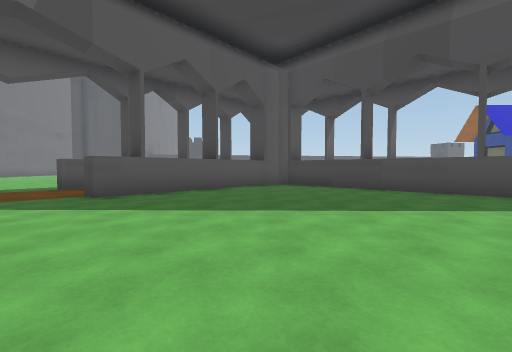
View 1 (above)

24 first-person views from a walk through a Unity game level. The camera is 1.2 m above the floor, tilts 2° down and sees 90° across. The floor is counted in squares, 2 m on a side. Each view is taken from the middle of a square. On the plan, view 1 faces up. The plan holds only what a view shows up to about 9 squares ahead; the rest is blank. The place goes on beyond the plan. The player character is not drawn.

View 2
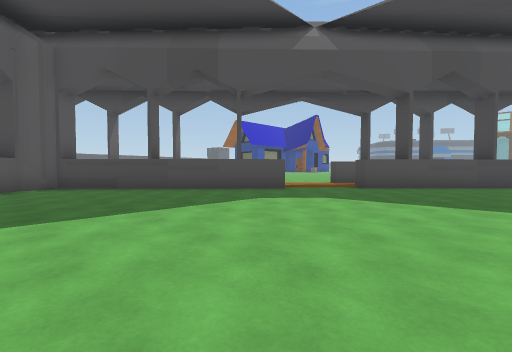

View 3
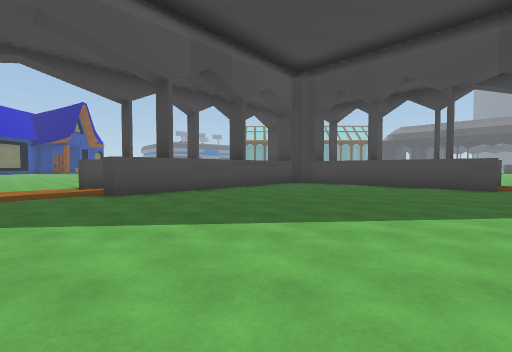

View 4
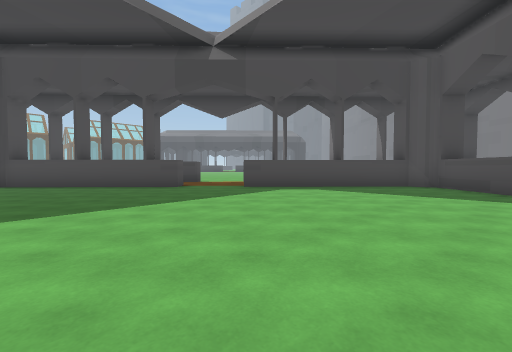

View 5
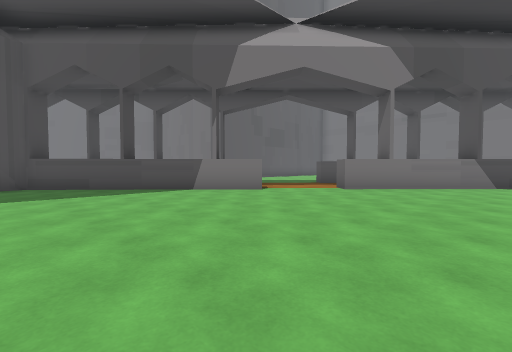

View 6
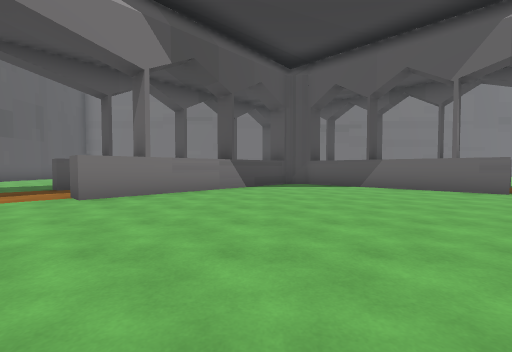

View 7
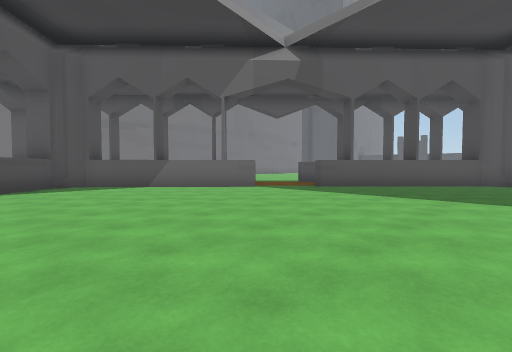

View 8
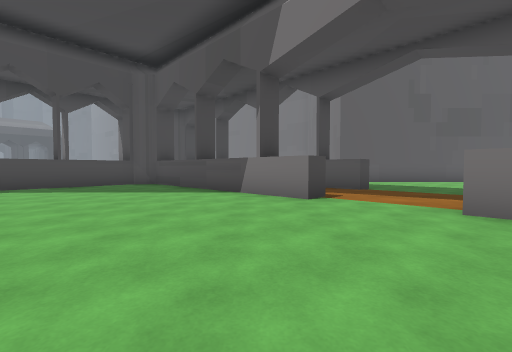

View 9
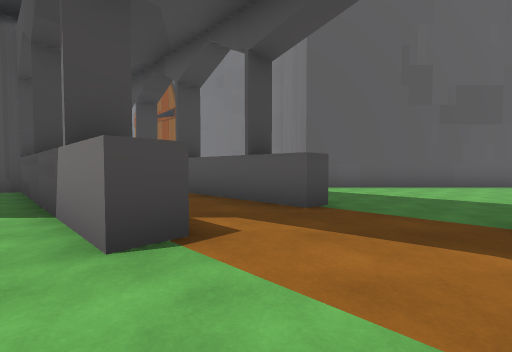

View 10
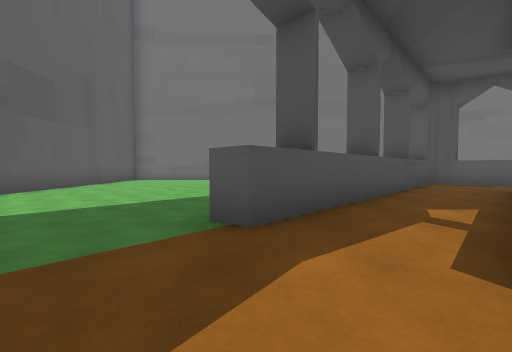

View 11
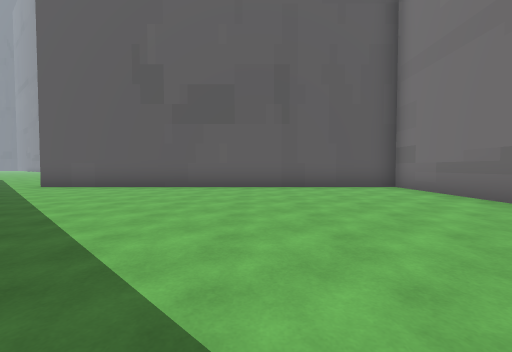

View 12
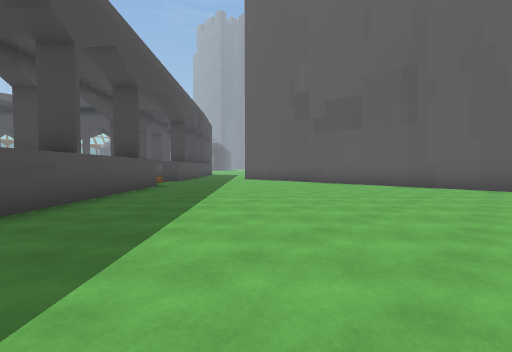

View 13
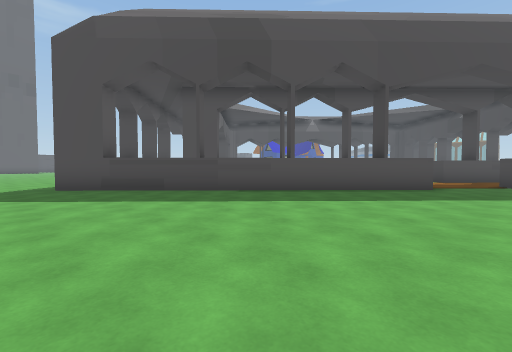

View 14
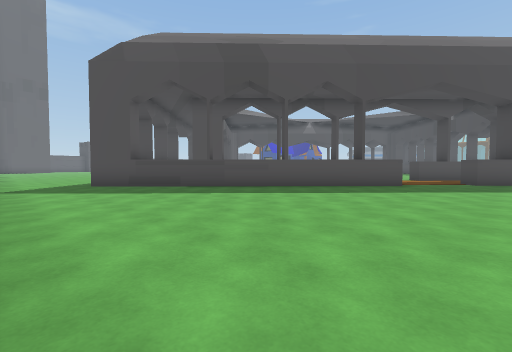

View 15
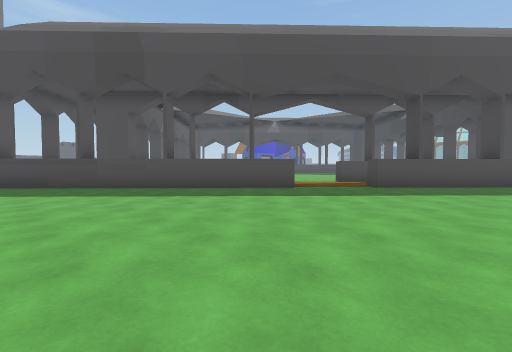

View 16
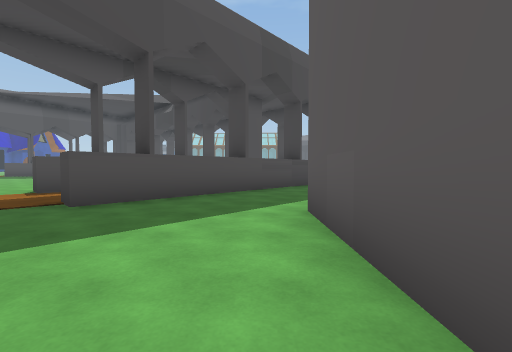

View 17
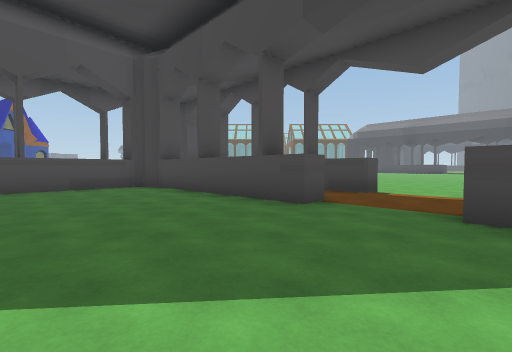

View 18
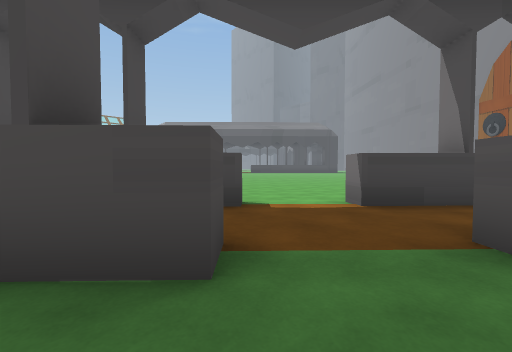

View 19
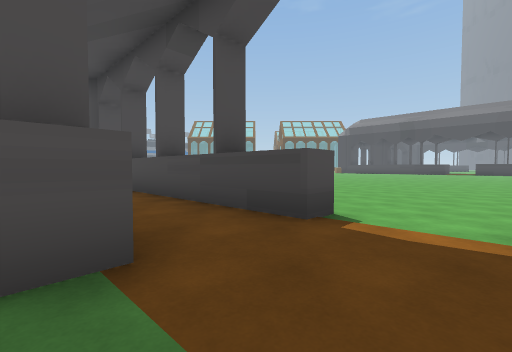

View 20
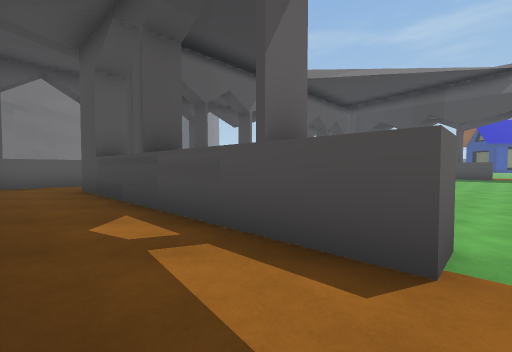

View 21
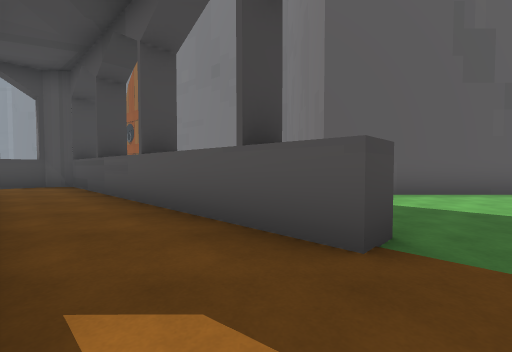

View 22
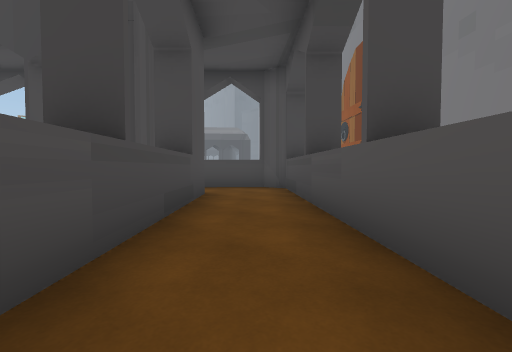

View 23
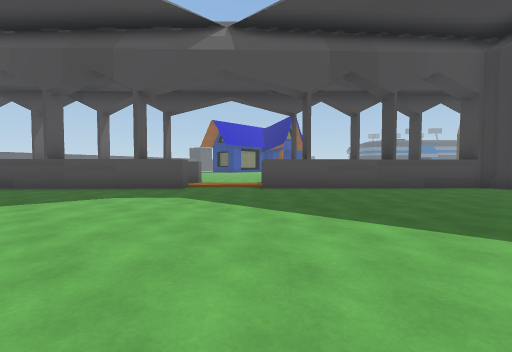

View 24
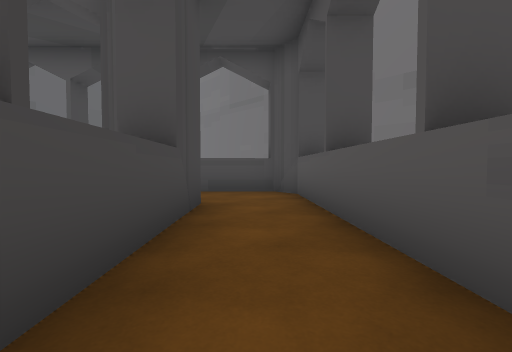

### Floor plan
Points are (right, up) in squares from view 1. A wall is a line through its corners. A room is listed if a view was taken in it or the views show most of it. See-through windows are left out.
Room 1 (views 1, 2, 3, 4, 5, 6, 7, 8, 9, 10, 17, 18, 19, 20, 21, 23)
walls: (-4.4, -4.3) (-4.9, -4.8); (6, 5) (5.5, 4.5) (1.1, 8.7) (0.2, 8.6); (-2.1, -7.6) (-2.4, -7.2) (-2, -6.7) (2.5, -11); (-4.5, 3.5) (-8, -0.2) (-8.1, -0.9) (-3.7, -5.1) (-4.1, -5.6) (-4.8, -4.9); (9.1, -5.4) (8.7, -5.1); (8.6, -6.3) (8.1, -5.8) (11.6, -2.1) (11.7, -1.4) (7.2, 2.9) (7.7, 3.4); (0.3, 8.6) (-3.1, 4.9); (2.4, -11) (3.3, -10.9) (6.8, -7.2); (-4.3, -9.2) (-3.8, -8.7); (10.5, -8) (10, -7.5)
ways out: opening at (-5, -8) to room 2; opening at (-3, -8) to room 3; opening at (-4, 3.5) to room 4; opening at (7, 4)
Room 2 (views 11, 12, 13, 14, 15, 16)
walls: (-5.5, -7.1) (-6, -7.5) (-13.1, -0.8); (-15.2, -11.9) (-15.2, -12.7) (-4.5, -12.7); (-1.6, -11.6) (-1.2, -11.2); (0.4, -13.5) (-4.3, -9.2)
ways out: opening at (-5, -8) to room 1; opening at (-14.5, -1.5) to room 4
Room 3 (view 22)
walls: (-1.5, -8.1) (-1, -7.6); (-3.8, -8.7) (-1.2, -11.2); (0.2, -9.7) (0.7, -9.2)
ways out: opening at (-3, -8) to room 1; opening at (-1, -10) to room 6
Room 4 (view 24)
walls: (-8.5, 3) (-9.7, 1.7); (-4.7, 7) (-5, 6.7) (-5.5, 7.2); (-7.9, 0.8) (-6.9, 1.9); (-3.1, 4.9) (-3.7, 5.4)
ways out: opening at (-4, 3.5) to room 1; opening at (-14.5, -1.5) to room 2; opening at (-9, 2) to room 5
Room 5 (no view inside)
walls: (-9.3, -0.6) (-7.9, 0.8); (-9.7, 1.7) (-11.7, -0.4) (-11.8, -1.1) (-10.5, -2.4)
ways out: opening at (-9, 2) to room 4
Room 6 (no view inside)
walls: (2, -11.4) (2.4, -11); (2.9, -12.3) (-0.6, -8.9); (-1.2, -11.2) (1.3, -13.5)
ways out: opening at (-1, -10) to room 3
Room 7 (no view inside)
walls: (-10.5, -2.4) (-8.3, -4.4); (-7, -2.8) (-9.3, -0.6)
Room 8 (no view inside)
walls: (-4.8, -4.9) (-7, -2.8); (-8.3, -4.4) (-5.5, -7.1)
Room 9 (no view inside)
walls: (7.3, -10.3) (8.6, -9)

Positions as (right, up) in squares from view 1, and headings:
1: (0, 0), facing up
2: (0, 0), facing up-right
3: (2, 0), facing right
4: (1, -2), facing down-right
5: (3, -2), facing down-left
6: (1, -2), facing left
7: (1, -2), facing up-left
8: (-1, -2), facing down
9: (-3, -5), facing down
10: (-3, -7), facing left
11: (-11, -5), facing down
12: (-14, -4), facing down-right
13: (-14, -9), facing up-right
14: (-15, -10), facing up-right
15: (-12, -12), facing up-right
16: (-8, -12), facing right
17: (4, -5), facing right
18: (7, -5), facing down-right
19: (7, -7), facing right
20: (-5, -7), facing up
21: (-3, -7), facing down
22: (-2, -9), facing down-right
23: (2, -2), facing up-right
24: (-7, 3), facing down-left
